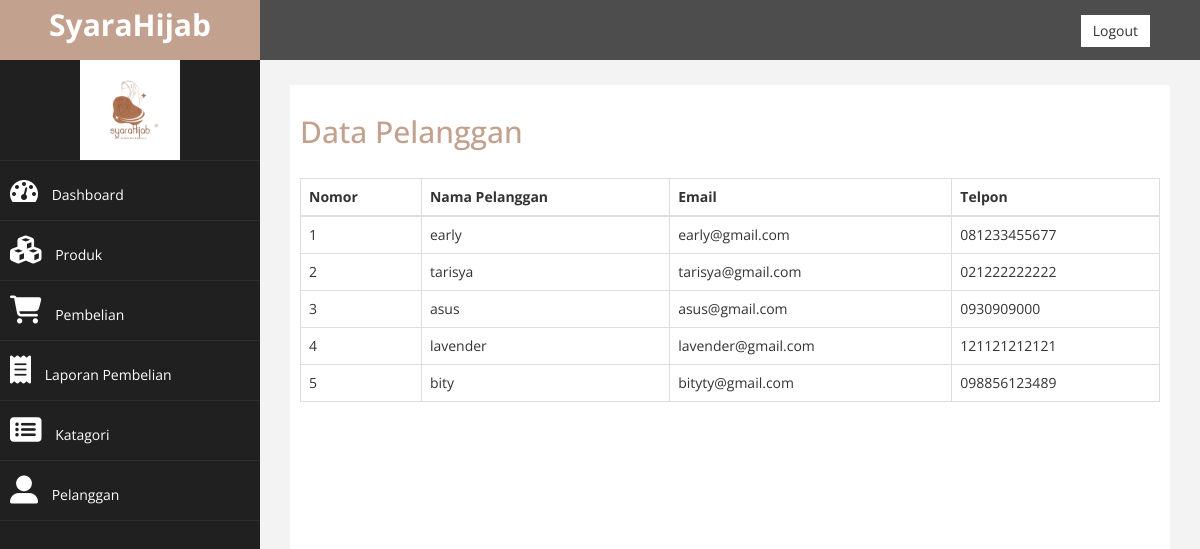
Screenshot of /admin/dashboard.php?halaman=pelanggan (signed in) with the database file from the repository.
### tables this page shows
CREATE TABLE `pelanggan` (
  `id_pelanggan` int(11) NOT NULL,
  `email_pelanggan` varchar(30) NOT NULL,
  `password_pelanggan` varchar(6) NOT NULL,
  `nama_pelanggan` varchar(30) NOT NULL,
  `telpon_pelanggan` varchar(12) NOT NULL
);

### admin/pelanggan.php (the view)
<h2>Data Pelanggan</h2> <br>
<!DOCTYPE html>
<html lang="en">
<head>
    <link rel="stylesheet" href="https://cdnjs.cloudflare.com/ajax/libs/font-awesome/4.7.0/css/font-awesome.min.css">
</head>
<body>
<table class="table table-bordered">
    <thead>
        <tr>
            <th>Nomor</th>
            <th>Nama Pelanggan</th>
            <th>Email</th>
            <th>Telpon</th>
        </tr>
    </thead>
    <tbody>
        <?php $nomor=1; ?>
        <?php $ambil=$koneksi->query("SELECT * FROM pelanggan"); ?>
        <?php while($pecah = $ambil ->fetch_assoc()){ ?>
        <tr>
            <td><?php echo $nomor; ?></td>
            <td><?php echo $pecah['nama_pelanggan']; ?></td>
            <td><?php echo $pecah['email_pelanggan']; ?></td>
            <td><?php echo $pecah['telpon_pelanggan']; ?></td>
        </tr>
        <?php $nomor++; ?>
        <?php } ?>
    </tbody>
</table>
</body>
</html>

### admin/assets/css/custom.css (style rules this page uses)
body { font-family: 'Open Sans', sans-serif; }
h2 { color: #C3A18F; }

### rows the page displays
pelanggan: nama_pelanggan "early", email_pelanggan "early@gmail.com", telpon_pelanggan "081233455677"
pelanggan: nama_pelanggan "tarisya", email_pelanggan "tarisya@gmail.com", telpon_pelanggan "021222222222"
pelanggan: nama_pelanggan "asus", email_pelanggan "asus@gmail.com", telpon_pelanggan "0930909000"
pelanggan: nama_pelanggan "lavender", email_pelanggan "lavender@gmail.com", telpon_pelanggan "121121212121"
pelanggan: nama_pelanggan "bity", email_pelanggan "bityty@gmail.com", telpon_pelanggan "098856123489"
